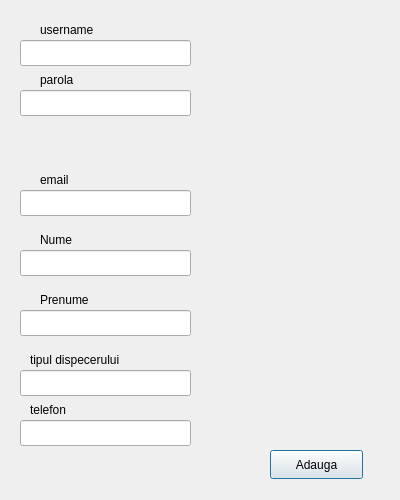
<?xml version="1.0" encoding="UTF-8"?>
<ui version="4.0">
 <class>AdDisp</class>
 <widget class="QDialog" name="AdDisp">
  <property name="geometry">
   <rect>
    <x>0</x>
    <y>0</y>
    <width>400</width>
    <height>500</height>
   </rect>
  </property>
  <property name="windowTitle">
   <string>Dialog</string>
  </property>
  <widget class="QLineEdit" name="linie_username">
   <property name="geometry">
    <rect>
     <x>20</x>
     <y>40</y>
     <width>171</width>
     <height>26</height>
    </rect>
   </property>
  </widget>
  <widget class="QLabel" name="label">
   <property name="geometry">
    <rect>
     <x>40</x>
     <y>20</y>
     <width>71</width>
     <height>20</height>
    </rect>
   </property>
   <property name="text">
    <string>username</string>
   </property>
  </widget>
  <widget class="QLabel" name="label_2">
   <property name="geometry">
    <rect>
     <x>40</x>
     <y>70</y>
     <width>71</width>
     <height>20</height>
    </rect>
   </property>
   <property name="text">
    <string>parola</string>
   </property>
  </widget>
  <widget class="QLineEdit" name="linie_parola">
   <property name="geometry">
    <rect>
     <x>20</x>
     <y>90</y>
     <width>171</width>
     <height>26</height>
    </rect>
   </property>
   <property name="echoMode">
    <enum>QLineEdit::Password</enum>
   </property>
  </widget>
  <widget class="QLabel" name="label_3">
   <property name="geometry">
    <rect>
     <x>40</x>
     <y>170</y>
     <width>71</width>
     <height>20</height>
    </rect>
   </property>
   <property name="text">
    <string>email</string>
   </property>
  </widget>
  <widget class="QLineEdit" name="linie_email">
   <property name="geometry">
    <rect>
     <x>20</x>
     <y>190</y>
     <width>171</width>
     <height>26</height>
    </rect>
   </property>
  </widget>
  <widget class="QLabel" name="label_4">
   <property name="geometry">
    <rect>
     <x>40</x>
     <y>230</y>
     <width>71</width>
     <height>20</height>
    </rect>
   </property>
   <property name="text">
    <string>Nume</string>
   </property>
  </widget>
  <widget class="QLineEdit" name="linie_nume">
   <property name="geometry">
    <rect>
     <x>20</x>
     <y>250</y>
     <width>171</width>
     <height>26</height>
    </rect>
   </property>
  </widget>
  <widget class="QLabel" name="label_5">
   <property name="geometry">
    <rect>
     <x>40</x>
     <y>290</y>
     <width>71</width>
     <height>20</height>
    </rect>
   </property>
   <property name="text">
    <string>Prenume</string>
   </property>
  </widget>
  <widget class="QLineEdit" name="linie_prenume">
   <property name="geometry">
    <rect>
     <x>20</x>
     <y>310</y>
     <width>171</width>
     <height>26</height>
    </rect>
   </property>
  </widget>
  <widget class="QLabel" name="label_6">
   <property name="geometry">
    <rect>
     <x>30</x>
     <y>350</y>
     <width>131</width>
     <height>20</height>
    </rect>
   </property>
   <property name="text">
    <string>tipul dispecerului</string>
   </property>
  </widget>
  <widget class="QLineEdit" name="linie_tip">
   <property name="geometry">
    <rect>
     <x>20</x>
     <y>370</y>
     <width>171</width>
     <height>26</height>
    </rect>
   </property>
  </widget>
  <widget class="QPushButton" name="pushButton">
   <property name="geometry">
    <rect>
     <x>270</x>
     <y>450</y>
     <width>93</width>
     <height>29</height>
    </rect>
   </property>
   <property name="text">
    <string>Adauga</string>
   </property>
  </widget>
  <widget class="QLabel" name="label_7">
   <property name="geometry">
    <rect>
     <x>30</x>
     <y>400</y>
     <width>61</width>
     <height>20</height>
    </rect>
   </property>
   <property name="text">
    <string>telefon</string>
   </property>
  </widget>
  <widget class="QLineEdit" name="linie_tel">
   <property name="geometry">
    <rect>
     <x>20</x>
     <y>420</y>
     <width>171</width>
     <height>26</height>
    </rect>
   </property>
  </widget>
 </widget>
 <resources/>
 <connections/>
</ui>
